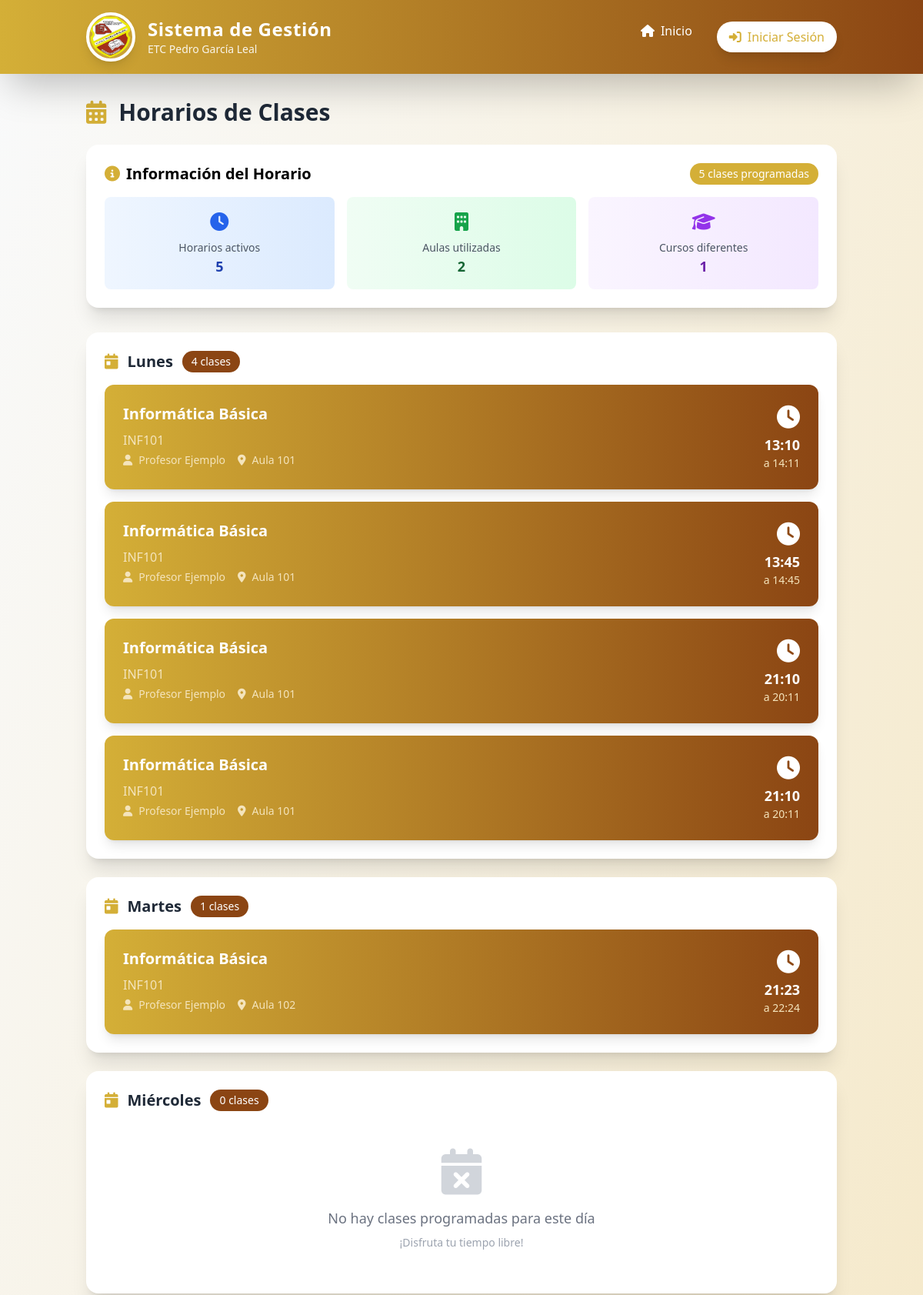
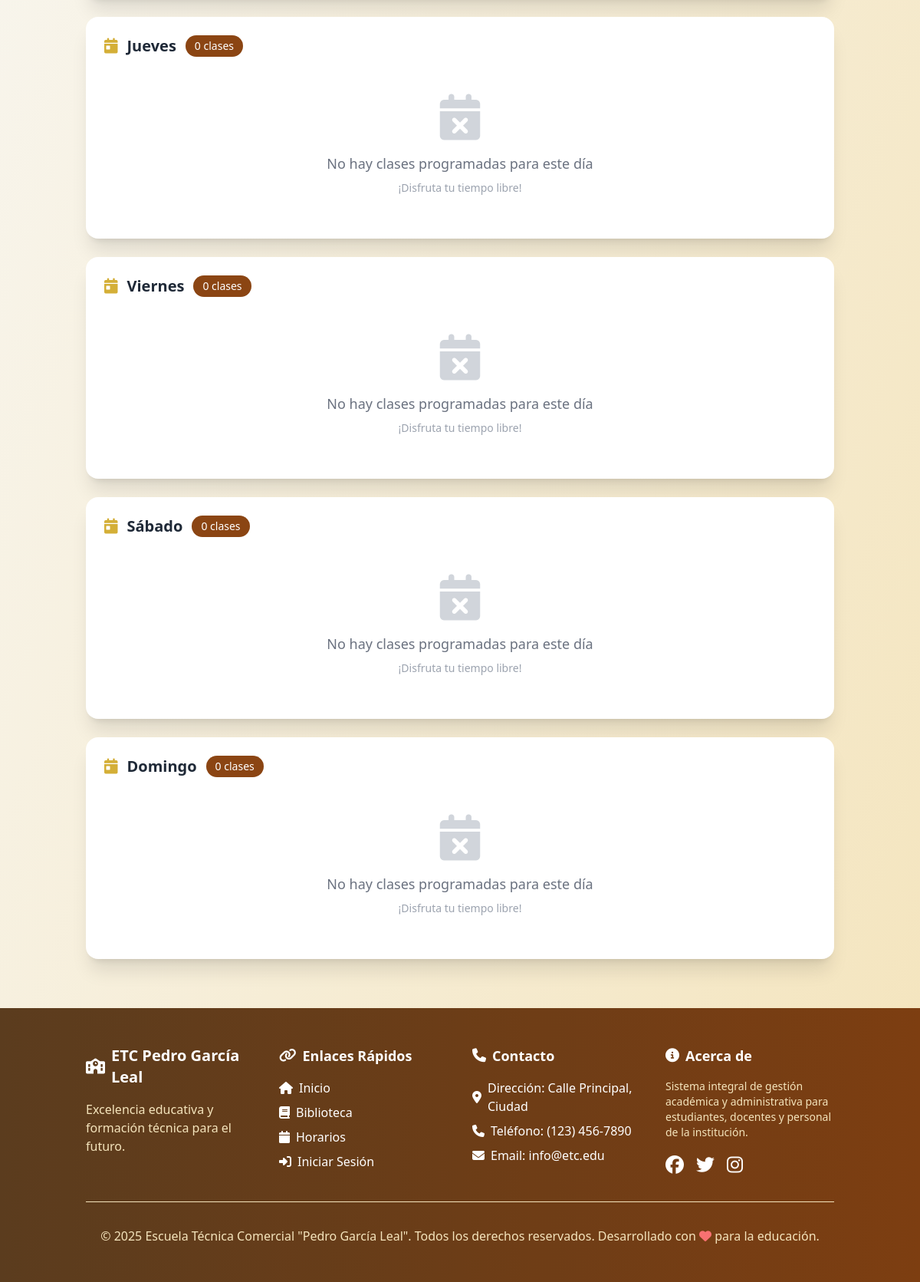
Screenshot of /modules/schedules/view.php with the database file from the repository (2 pictures, top to bottom).
### tables this page shows
CREATE TABLE `schedules` (
  `id` int(11) NOT NULL,
  `classroom_id` int(11) NOT NULL,
  `course_id` int(11) NOT NULL,
  `teacher_id` int(11) NOT NULL,
  `day_of_week` enum('monday','tuesday','wednesday','thursday','friday','saturday','sunday') NOT NULL,
  `start_time` time NOT NULL,
  `end_time` time NOT NULL,
  `semester` varchar(20) DEFAULT '2025-1',
  `academic_year` varchar(10) DEFAULT '2025',
  `status` enum('active','cancelled','completed') DEFAULT 'active',
  `notes` text DEFAULT NULL,
  `created_at` timestamp NOT NULL DEFAULT current_timestamp(),
  `updated_at` timestamp NOT NULL DEFAULT current_timestamp() ON UPDATE current_timestamp()
);

CREATE TABLE `courses` (
  `id` int(11) NOT NULL,
  `code` varchar(20) NOT NULL,
  `name` varchar(100) NOT NULL,
  `credits` int(11) NOT NULL,
  `description` text DEFAULT NULL
);

CREATE TABLE `users` (
  `id` int(11) NOT NULL,
  `username` varchar(50) NOT NULL,
  `password` varchar(255) NOT NULL,
  `email` varchar(100) DEFAULT NULL,
  `name` varchar(100) NOT NULL,
  `role` enum('admin','teacher','student','staff') NOT NULL,
  `created_at` timestamp NOT NULL DEFAULT current_timestamp()
);

CREATE TABLE `classrooms` (
  `id` int(11) NOT NULL,
  `name` varchar(50) NOT NULL,
  `capacity` int(11) NOT NULL,
  `location` varchar(100) DEFAULT NULL
);

### includes/functions.php (called while the page is built, shortened)
<?php
function isLoggedIn() {
    return isset($_SESSION['user_id']);
}
?>

### modules/schedules/view.php (the view, shortened to what this page needs)
<?php require_once '../../includes/config.php'; ?>
<?php include '../../templates/header.php'; ?>
<?php
$user_id = $_SESSION['user_id'];
$user_role = $_SESSION['role'];
if ($user_role == 'student') {
    $stmt = $pdo->prepare("
        SELECT DISTINCT s.*, c.name as classroom_name, co.name as course_name, co.code as course_code, u.name as teacher_name
        FROM schedules s
        JOIN classrooms c ON s.classroom_id = c.id
        JOIN courses co ON s.course_id = co.id
        JOIN users u ON s.teacher_id = u.id
        JOIN enrollments e ON co.id = e.course_id
        WHERE e.student_id = ? AND e.status = 'enrolled'
        ORDER BY FIELD(s.day_of_week, 'monday', 'tuesday', 'wednesday', 'thursday', 'friday', 'saturday', 'sunday'), s.start_time
    ");
    $stmt->execute([$user_id]);
} else {
    $stmt = $pdo->prepare("
        SELECT s.*, c.name as classroom_name, co.name as course_name, co.code as course_code, u.name as teacher_name
        FROM schedules s
        JOIN classrooms c ON s.classroom_id = c.id
        JOIN courses co ON s.course_id = co.id
        JOIN users u ON s.teacher_id = u.id
        ORDER BY FIELD(s.day_of_week, 'monday', 'tuesday', 'wednesday', 'thursday', 'friday', 'saturday', 'sunday'), s.start_time
    ");
    $stmt->execute();
}
$schedules = $stmt->fetchAll(PDO::FETCH_ASSOC);
$schedules_by_day = [];
foreach ($schedules as $schedule) {
    $schedules_by_day[$schedule['day_of_week']][] = $schedule;
}
?>
<main class="container mx-auto px-6 py-8">
    <h2 class="text-3xl font-bold text-gray-800 mb-6 animate-slide-in-left flex items-center">
        <i class="fas fa-calendar-alt mr-4 text-primary"></i>
        <?php
        if ($user_role == 'student') echo 'Mi Horario de Clases';
        elseif ($user_role == 'teacher') echo 'Mis Horarios de Clases';
        else echo 'Horarios de Clases';
        ?>
    </h2>
    <div class="bg-white p-6 rounded-2xl shadow-xl animate-fade-in-up mb-8">
        <div class="flex items-center justify-between mb-4">
            <h3 class="text-xl font-semibold flex items-center">
                <i class="fas fa-info-circle mr-2 text-primary"></i>
                Información del Horario
            </h3>
            <span class="bg-primary text-white px-3 py-1 rounded-full text-sm font-medium">
                <?php echo count($schedules); ?> clases programadas
            </span>
        </div>
        <div class="grid md:grid-cols-3 gap-4 text-center">
            <div class="bg-gradient-to-r from-blue-50 to-blue-100 p-4 rounded-lg">
                <div class="text-2xl text-blue-600 mb-2"><i class="fas fa-clock"></i></div>
                <p class="text-sm text-gray-600">Horarios activos</p>
                <p class="text-lg font-bold text-blue-800"><?php echo count($schedules); ?></p>
            </div>
            <div class="bg-gradient-to-r from-green-50 to-green-100 p-4 rounded-lg">
                <div class="text-2xl text-green-600 mb-2"><i class="fas fa-building"></i></div>
                <p class="text-sm text-gray-600">Aulas utilizadas</p>
                <p class="text-lg font-bold text-green-800">
                    <?php
                    $unique_classrooms = array_unique(array_column($schedules, 'classroom_name'));
                    echo count($unique_classrooms);
                    ?>
                </p>
            </div>
            <div class="bg-gradient-to-r from-purple-50 to-purple-100 p-4 rounded-lg">
                <div class="text-2xl text-purple-600 mb-2"><i class="fas fa-graduation-cap"></i></div>
                <p class="text-sm text-gray-600">Cursos diferentes</p>
                <p class="text-lg font-bold text-purple-800">
                    <?php
                    $unique_courses = array_unique(array_column($schedules, 'course_name'));
                    echo count($unique_courses);
                    ?>
                </p>
            </div>
        </div>
    </div>
    <div class="grid md:grid-cols-1 gap-6">
        <?php
        $days = [
            'monday' => 'Lunes',
            'tuesday' => 'Martes',
            'wednesday' => 'Miércoles',
            'thursday' => 'Jueves',
            'friday' => 'Viernes',
            'saturday' => 'Sábado',
            'sunday' => 'Domingo'
        ];
        foreach ($days as $day_key => $day_name):
            $day_schedules = $schedules_by_day[$day_key] ?? [];
        ?>
            <div class="bg-white p-6 rounded-2xl shadow-xl animate-fade-in-up card-hover">
                <h4 class="text-xl font-semibold text-gray-800 mb-4 flex items-center">
                    <i class="fas fa-calendar-day mr-3 text-primary"></i>
                    <?php echo $day_name; ?>
                    <span class="ml-3 bg-secondary text-white px-3 py-1 rounded-full text-sm font-medium">
                        <?php echo count($day_schedules); ?> clases
                    </span>
                </h4>
                <?php if (empty($day_schedules)): ?>
                    <div class="text-center py-8">
                        <div class="text-6xl text-gray-300 mb-4">
                            <i class="fas fa-calendar-times"></i>
                        </div>
                        <p class="text-gray-500 text-lg">No hay clases programadas para este día</p>
                        <p class="text-gray-400 text-sm mt-2">¡Disfruta tu tiempo libre!</p>
                    </div>
                <?php else: ?>
                    <div class="space-y-4">
                        <?php foreach ($day_schedules as $schedule): ?>
                            <div class="bg-gradient-to-r from-primary to-secondary p-6 rounded-xl text-white shadow-lg transform hover:scale-102 transition duration-300">
                                <div class="flex flex-col md:flex-row md:items-center md:justify-between">
                                    <div class="flex-1 mb-4 md:mb-0">
                                        <h5 class="text-xl font-bold mb-2"><?php echo htmlspecialchars($schedule['course_name']); ?></h5>
                                        <p class="text-accent mb-1 font-medium"><?php echo htmlspecialchars($schedule['course_code']); ?></p>
                                        <div class="flex flex-wrap items-center text-sm text-accent">
                                            <span class="flex items-center mr-4 mb-1">
                                                <i class="fas fa-user mr-2"></i>
                                                <?php echo htmlspecialchars($schedule['teacher_name']); ?>
                                            </span>
                                            <span class="flex items-center mr-4 mb-1">
                                                <i class="fas fa-map-marker-alt mr-2"></i>
                                                <?php echo htmlspecialchars($schedule['classroom_name']); ?>
                                            </span>
                                        </div>
                                    </div>
                                    <div class="text-right">
                                        <div class="text-3xl font-bold mb-1">
                                            <i class="fas fa-clock"></i>
                                        </div>
                                        <div class="text-lg font-semibold">
                                            <?php echo date('H:i', strtotime($schedule['start_time'])); ?>
                                        </div>
                                        <div class="text-sm text-accent">
                                            a <?php echo date('H:i', strtotime($schedule['end_time'])); ?>
                                        </div>
                                    </div>
                                </div>
                            </div>
                        <?php endforeach; ?>
                    </div>
                <?php endif; ?>
            </div>
        <?php endforeach; ?>
    </div>
</main>
<?php include '../../templates/footer.php'; ?>

### templates/header.php (shortened to what this page needs)
<!DOCTYPE html>
<html lang="es">
<head>
    <script src="https://cdn.tailwindcss.com"></script>
    <link rel="stylesheet" href="assets/css/style.css">
</head>
<body class="bg-gradient-to-br from-gray-50 to-accent min-h-screen">
    <header class="bg-gradient-to-r from-primary to-secondary text-white shadow-2xl sticky top-0 z-50">
        <div class="container mx-auto px-6 py-4">
            <div class="flex justify-between items-center">
                <div class="flex items-center space-x-4 animate-slide-in-left">
                    <img src="/biblioteca/logo.png" alt="Logo ETC" class="h-16 w-16 rounded-full border-4 border-white shadow-lg">
                    <div>
                        <h1 class="text-2xl font-bold tracking-wide">Sistema de Gestión</h1>
                        <p class="text-sm opacity-90">ETC Pedro García Leal</p>
                    </div>
                </div>
                <nav class="hidden md:block">
                    <ul class="flex space-x-8">
                        <li><a href="/biblioteca/index.php" class="flex items-center space-x-2 hover:text-accent transition duration-300 transform hover:scale-105"><i class="fas fa-home"></i><span>Inicio</span></a></li>
                        <?php if (isLoggedIn()): ?>
                            <li><a href="/biblioteca/dashboard.php" class="flex items-center space-x-2 hover:text-accent transition duration-300 transform hover:scale-105"><i class="fas fa-tachometer-alt"></i><span>Dashboard</span></a></li>
                            <li><a href="/biblioteca/logout.php" class="flex items-center space-x-2 hover:text-accent transition duration-300 transform hover:scale-105"><i class="fas fa-sign-out-alt"></i><span>Cerrar Sesión</span></a></li>
                        <?php else: ?>
                            <li><a href="/biblioteca/login.php" class="flex items-center space-x-2 bg-white text-primary px-4 py-2 rounded-full hover:bg-accent transition duration-300 transform hover:scale-105 shadow-lg"><i class="fas fa-sign-in-alt"></i><span>Iniciar Sesión</span></a></li>
                        <?php endif; ?>
                    </ul>
                </nav>
            </div>
        </div>
    </header>

### templates/footer.php (shortened to what this page needs)
    <footer class="bg-gradient-to-r from-dark to-secondary text-white py-12 mt-8 relative overflow-hidden">
        <div class="absolute inset-0 bg-black opacity-10"></div>
        <div class="container mx-auto px-6 relative z-10">
            <div class="grid md:grid-cols-4 gap-8">
                <div class="animate-fade-in-up">
                    <h3 class="text-xl font-bold mb-4 flex items-center"><i class="fas fa-school mr-2"></i>ETC Pedro García Leal</h3>
                    <p class="text-accent">Excelencia educativa y formación técnica para el futuro.</p>
                </div>
                <div class="animate-fade-in-up" style="animation-delay: 0.2s">
                    <h4 class="text-lg font-semibold mb-4 flex items-center"><i class="fas fa-link mr-2"></i>Enlaces Rápidos</h4>
                    <ul class="space-y-2">
                        <li><a href="/biblioteca/index.php" class="hover:text-primary transition duration-300 flex items-center"><i class="fas fa-home mr-2"></i>Inicio</a></li>
                        <li><a href="/biblioteca/modules/library/index.php" class="hover:text-primary transition duration-300 flex items-center"><i class="fas fa-book mr-2"></i>Biblioteca</a></li>
                        <li><a href="/biblioteca/modules/schedules/view.php" class="hover:text-primary transition duration-300 flex items-center"><i class="fas fa-calendar mr-2"></i>Horarios</a></li>
                        <?php if (isLoggedIn()): ?>
                            <li><a href="/biblioteca/logout.php" class="hover:text-primary transition duration-300 flex items-center"><i class="fas fa-sign-out-alt mr-2"></i>Cerrar Sesión</a></li>
                        <?php else: ?>
                            <li><a href="/biblioteca/login.php" class="hover:text-primary transition duration-300 flex items-center"><i class="fas fa-sign-in-alt mr-2"></i>Iniciar Sesión</a></li>
                        <?php endif; ?>
                    </ul>
                </div>
                <div class="animate-fade-in-up" style="animation-delay: 0.4s">
                    <h4 class="text-lg font-semibold mb-4 flex items-center"><i class="fas fa-phone mr-2"></i>Contacto</h4>
                    <ul class="space-y-2">
                        <li class="flex items-center"><i class="fas fa-map-marker-alt mr-2"></i>Dirección: Calle Principal, Ciudad</li>
                        <li class="flex items-center"><i class="fas fa-phone mr-2"></i>Teléfono: (123) 456-7890</li>
                        <li class="flex items-center"><i class="fas fa-envelope mr-2"></i>Email: info@etc.edu</li>
                    </ul>
                </div>
                <div class="animate-fade-in-up" style="animation-delay: 0.6s">
                    <h4 class="text-lg font-semibold mb-4 flex items-center"><i class="fas fa-info-circle mr-2"></i>Acerca de</h4>
                    <p class="text-accent text-sm">Sistema integral de gestión académica y administrativa para estudiantes, docentes y personal de la institución.</p>
                    <div class="flex space-x-4 mt-4">
                        <a href="#" class="text-2xl hover:text-primary transition duration-300"><i class="fab fa-facebook"></i></a>
                        <a href="#" class="text-2xl hover:text-primary transition duration-300"><i class="fab fa-twitter"></i></a>
                        <a href="#" class="text-2xl hover:text-primary transition duration-300"><i class="fab fa-instagram"></i></a>
                    </div>
                </div>
            </div>
            <div class="border-t border-accent mt-8 pt-8 text-center">
                <p class="text-accent">&copy; 2025 Escuela Técnica Comercial "Pedro García Leal". Todos los derechos reservados. Desarrollado con <i class="fas fa-heart text-red-400"></i> para la educación.</p>
            </div>
        </div>
    </footer>
</body>
</html>

### assets/css/style.css (style rules this page uses)
.card-hover { transition: all 0.3s cubic-bezier(0.4, 0, 0.2, 1); transform-style: preserve-3d; }

### rows the page displays
schedules: course.name "Informática Básica", course.code "INF101", teacher.name "Profesor Ejemplo", classroom.name "Aula 101", start_time "13:10", end_time "14:11"
schedules: course.name "Informática Básica", course.code "INF101", teacher.name "Profesor Ejemplo", classroom.name "Aula 101", start_time "13:45", end_time "14:45"
schedules: course.name "Informática Básica", course.code "INF101", teacher.name "Profesor Ejemplo", classroom.name "Aula 101", start_time "21:10", end_time "20:11"
schedules: course.name "Informática Básica", course.code "INF101", teacher.name "Profesor Ejemplo", classroom.name "Aula 101", start_time "21:10", end_time "20:11"
schedules: course.name "Informática Básica", course.code "INF101", teacher.name "Profesor Ejemplo", classroom.name "Aula 102", start_time "21:23", end_time "22:24"

### other values shown
count($schedules) "5"
count($unique_classrooms) "2"
count($unique_courses) "1"
$day_name "Lunes"
count($day_schedules) "4"
$day_name "Martes"
count($day_schedules) "1"
$day_name "Miércoles"
count($day_schedules) "0"
$day_name "Jueves"
$day_name "Viernes"
$day_name "Sábado"
$day_name "Domingo"
